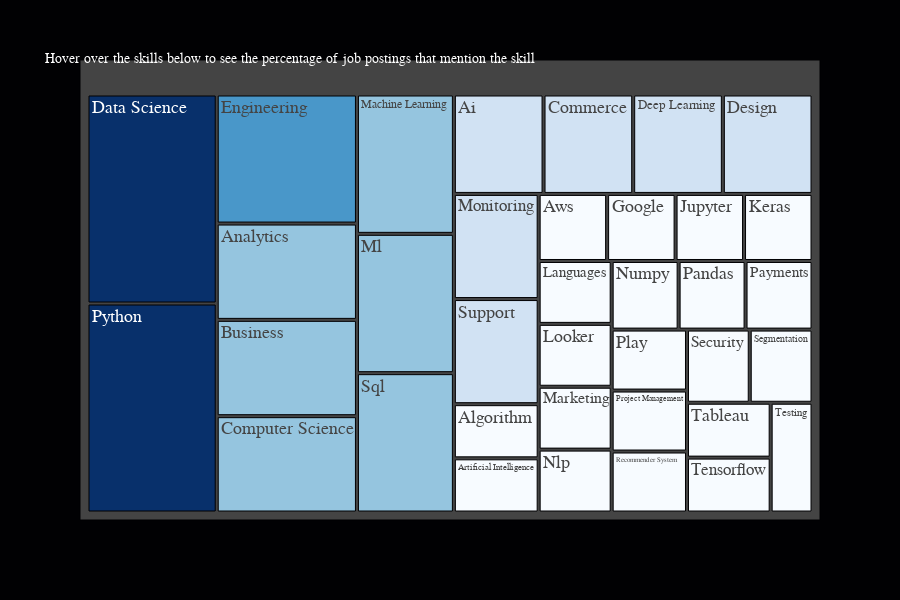

Source (notebook cell):
### Code cell
import plotly.express as px

def make_treemap(skills_counts):
    skills_counts_dict = {
        "skills": skills_counts["skills"].to_list(),
        "percentage": skills_counts["percentage"].to_list()
    }

    # Create a treemap using Plotly
    treemap = px.treemap(
        skills_counts_dict,
        path=['skills'],  # This creates the hierarchical path
        values='percentage',
        color='percentage',  # Optional: color by frequency
        color_continuous_scale='Blues',  # Optional: color scale
        height=600,  # Adjust height as needed
    )
    # Update layout to apply black background and Poppins font
    treemap.update_layout(
        plot_bgcolor='#010103',  # Background color of the plot
        paper_bgcolor='#010103',  # Background color of the paper
        font=dict(
            family='Poppins, sans-serif',  # Apply Poppins font
            size=18,  # Set the default font size
            color='white'  # Set the font color
        ),
        title={
                'text': f"<br><span style='font-size:14px;'>Hover over the skills below to see the percentage of job postings that mention the skill</span>",
            }, 
        coloraxis_showscale=False 
    )

    treemap.update_traces(
        hovertemplate='<b>Skill</b>: %{label}<br><b>Percent</b>: %{value}<extra></extra>'
    )

    # Show the plot
    return treemap

### Figure 1 — Plotly figure (JSON) as saved in the notebook; plotly's stock layout.template omitted (floating-point values rounded to 4 significant figures)
{"data": [{"branchvalues": "total", "customdata": [[33], [17], [50], [17], [17], [50], [33], [50], [100], [33], [33], [67], [17], [17], [17], [17], [17], [50], [17], [50], [33], [17], [17], [17], [17], [17], [17], [100], [17], [17], [17], [50], [33], [17], [17], [17]], "domain": {"x": [0, 1], "y": [0, 1]}, "hovertemplate": "<b>Skill</b>: %{label}<br><b>Percent</b>: %{value}<extra></extra>", "ids": ["Ai", "Algorithm", "Analytics", "Artificial Intelligence", "Aws", "Business", "Commerce", "Computer Science", "Data Science", "Deep Learning", "Design", "Engineering", "Google", "Jupyter", "Keras", "Languages", "Looker", "Machine Learning", "Marketing", "Ml", "Monitoring", "Nlp", "Numpy", "Pandas", "Payments", "Play", "Project Management", "Python", "Recommender System", "Security", "Segmentation", "Sql", "Support", "Tableau", "Tensorflow", "Testing"], "labels": ["Ai", "Algorithm", "Analytics", "Artificial Intelligence", "Aws", "Business", "Commerce", "Computer Science", "Data Science", "Deep Learning", "Design", "Engineering", "Google", "Jupyter", "Keras", "Languages", "Looker", "Machine Learning", "Marketing", "Ml", "Monitoring", "Nlp", "Numpy", "Pandas", "Payments", "Play", "Project Management", "Python", "Recommender System", "Security", "Segmentation", "Sql", "Support", "Tableau", "Tensorflow", "Testing"], "marker": {"coloraxis": "coloraxis", "colors": [33, 17, 50, 17, 17, 50, 33, 50, 100, 33, 33, 67, 17, 17, 17, 17, 17, 50, 17, 50, 33, 17, 17, 17, 17, 17, 17, 100, 17, 17, 17, 50, 33, 17, 17, 17]}, "name": "", "parents": ["", "", "", "", "", "", "", "", "", "", "", "", "", "", "", "", "", "", "", "", "", "", "", "", "", "", "", "", "", "", "", "", "", "", "", ""], "type": "treemap", "values": [33, 17, 50, 17, 17, 50, 33, 50, 100, 33, 33, 67, 17, 17, 17, 17, 17, 50, 17, 50, 33, 17, 17, 17, 17, 17, 17, 100, 17, 17, 17, 50, 33, 17, 17, 17]}], "layout": {"coloraxis": {"colorbar": {"title": {"text": "percentage"}}, "colorscale": [[0, "rgb(247,251,255)"], [0.125, "rgb(222,235,247)"], [0.25, "rgb(198,219,239)"], [0.375, "rgb(158,202,225)"], [0.5, "rgb(107,174,214)"], [0.625, "rgb(66,146,198)"], [0.75, "rgb(33,113,181)"], [0.875, "rgb(8,81,156)"], [1, "rgb(8,48,107)"]], "showscale": false}, "font": {"color": "white", "family": "Poppins, sans-serif", "size": 18}, "height": 600, "legend": {"tracegroupgap": 0}, "margin": {"t": 60}, "paper_bgcolor": "#010103", "plot_bgcolor": "#010103", "title": {"text": "<br><span style='font-size:14px;'>Hover over the skills below to see the percentage of job postings that mention the skill</span>"}}}
